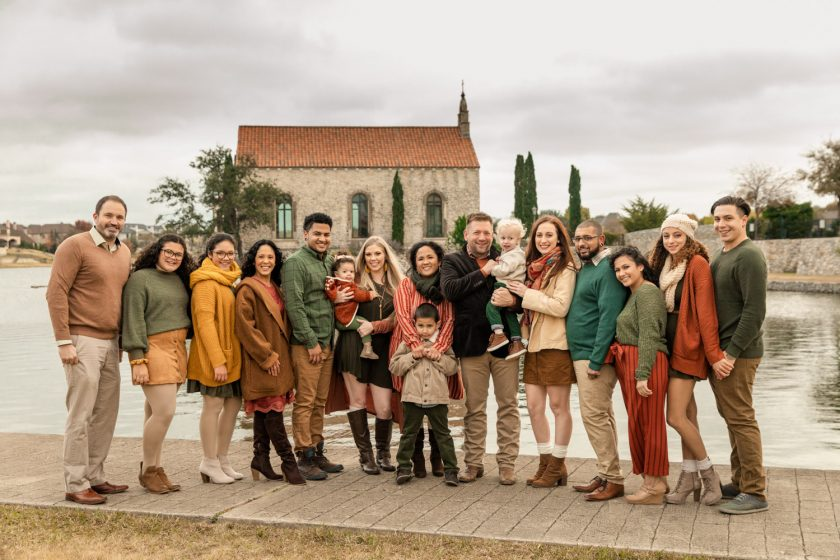
#> input picture Notebook/face-detection/viola-jones/Test-Images/group_image2.jpg, 840 x 560 px
$ jupyter execute viola-jones.ipynb
#> lines starting #> are read from the running program, lines starting #| are printed output that depends on the picture; after the words box and inside, x2 and y2 are one past the last pixel; in counts of white or black regions, pixels touching at a corner belong together
[cell 1]
import cv2 as cv

# Read image from your local file system
original_image = cv.imread('./Test-Images/group_image2.jpg')
#> original_image is the input picture: shape (560, 840, 3); mean B, G, R 135.3, 155.6, 175.4

# Convert color image to grayscale for Viola-Jones
grayscale_image = cv.cvtColor(original_image, cv.COLOR_BGR2GRAY)
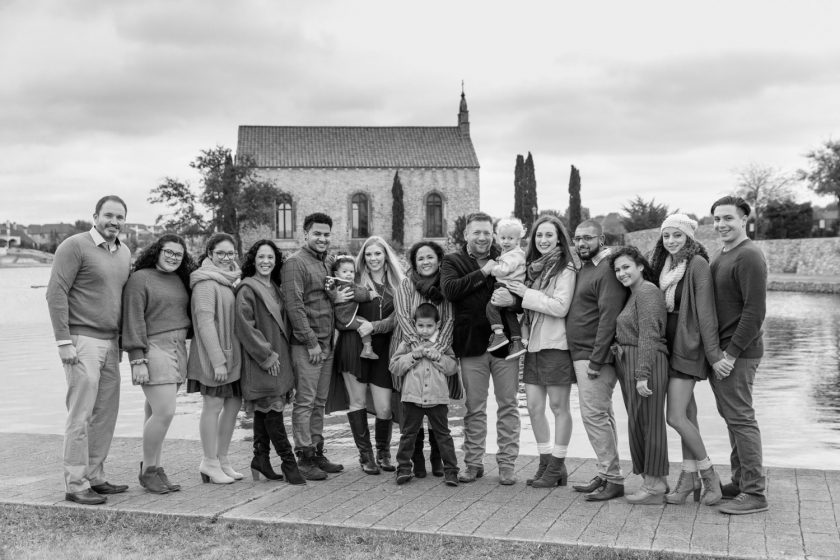
#> grayscale_image: shape (560, 840); min 0, max 255, mean 159.2

# # Load the classifier and create a cascade object for face detection
# face_cascade_alt = cv.CascadeClassifier('./haarcascades-classifiers/haarcascade_frontalface_alt.xml')
# detected_faces = face_cascade_alt.detectMultiScale(grayscale_image)

# for (column, row, width, height) in detected_faces:
#     cv.rectangle(
#         original_image,
#         (column, row),
#         (column + width, row + height),
#         (0, 255, 0),
#         2
#     )

# cv.imshow('Image', original_image)

# Load the classifier and create a cascade object for face detection
# face_cascade_alt2 = cv.CascadeClassifier('./haarcascades-classifiers/haarcascade_frontalface_alt2.xml')
# detected_faces = face_cascade_alt2.detectMultiScale(grayscale_image)

# for (column, row, width, height) in detected_faces:
#     cv.rectangle(
#         original_image,
#         (column, row),
#         (column + width, row + height),
#         (0, 255, 0),
#         2
#     )

# cv.imshow('Image', original_image)

# Load the classifier and create a cascade object for face detection
# face_cascade_alt_tree = cv.CascadeClassifier('./haarcascades-classifiers/haarcascade_frontalface_alt_tree.xml')
# detected_faces = face_cascade_alt_tree.detectMultiScale(grayscale_image)

# for (column, row, width, height) in detected_faces:
#     cv.rectangle(
#         original_image,
#         (column, row),
#         (column + width, row + height),
#         (0, 255, 0),
#         2
#     )

# cv.imshow('Image', original_image)

# # Load the classifier and create a cascade object for face detection
face_cascade_default = cv.CascadeClassifier('./haarcascades-classifiers/haarcascade_frontalface_default.xml')
detected_faces = face_cascade_default.detectMultiScale(grayscale_image)
#> detected_faces = 16 rows, first 6: [467, 222, 29, 29], [307, 223, 28, 28], [530, 224, 30, 30], [658, 226, 29, 29], [568, 227, 30, 30], [157, 241, 30, 30]

for (column, row, width, height) in detected_faces:
    cv.rectangle(
        original_image,
        (column, row),
        (column + width, row + height),
        (0, 255, 0),
        2
    )
#> this loop made 16 passes
#> (column, row, width, height) on passes 1 to 12: (467, 222, 29, 29), (307, 223, 28, 28), (530, 224, 30, 30), (658, 226, 29, 29), (568, 227, 30, 30), (157, 241, 30, 30), (209, 242, 30, 30), (361, 244, 27, 27), (252, 246, 27, 27), (412, 247, 28, 28), (610, 257, 28, 28), (412, 316, 27, 27)
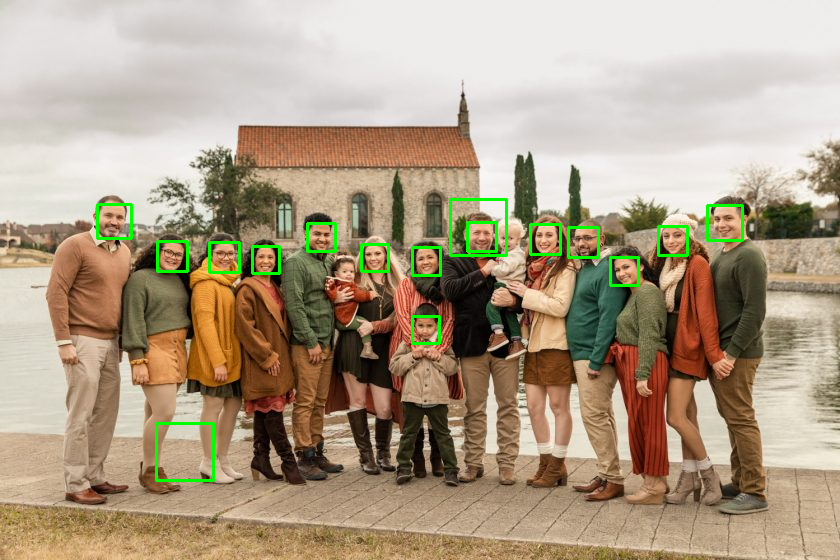
#> original_image: shape (560, 840, 3); 1.33% of pixels changed, all inside (x1, y1, x2, y2) = (96, 198, 744, 482)

cv.imshow('Image', original_image)

cv.waitKey(0)
cv.destroyAllWindows()

$ run again, with Notebook/face-detection/viola-jones/Test-Images/group_image.jpg copied over Notebook/face-detection/viola-jones/Test-Images/group_image2.jpg
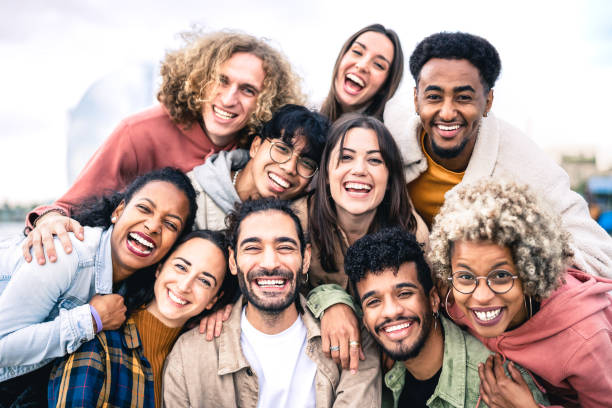
#> input picture Notebook/face-detection/viola-jones/Test-Images/group_image.jpg, 612 x 408 px
#> original_image is the input picture: shape (408, 612, 3); mean B, G, R 156.2, 161.2, 181.9
#> `grayscale_image = cv.cvtColor(original_image, cv.COLOR_BGR2GRAY)`:
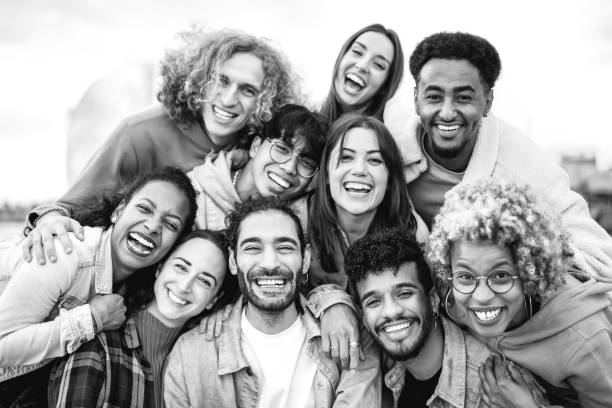
#> grayscale_image: shape (408, 612); min 0, max 255, mean 166.8
#> detected_faces = [[323, 130, 74, 74], [196, 57, 75, 75], [123, 184, 68, 68], [288, 283, 72, 72], [401, 57, 96, 96], [224, 211, 91, 91], [440, 242, 88, 88], [348, 264, 82, 82]]
#> the loop `for (column, row, width, height) in detected_faces:` made 8 passes
#> after the loop `for (column, row, width, height) in detected_faces:`:
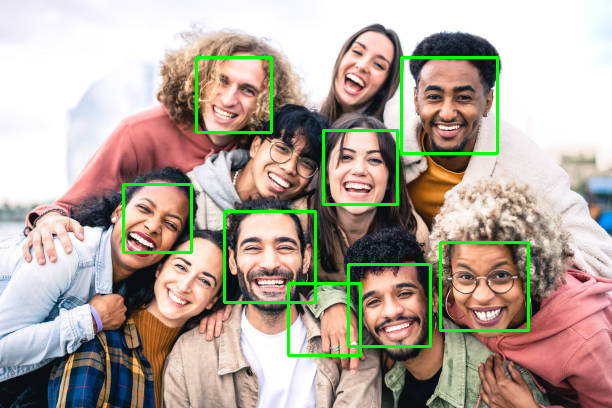
#> original_image: shape (408, 612, 3); 3.08% of pixels changed, all inside (x1, y1, x2, y2) = (122, 56, 530, 357)
